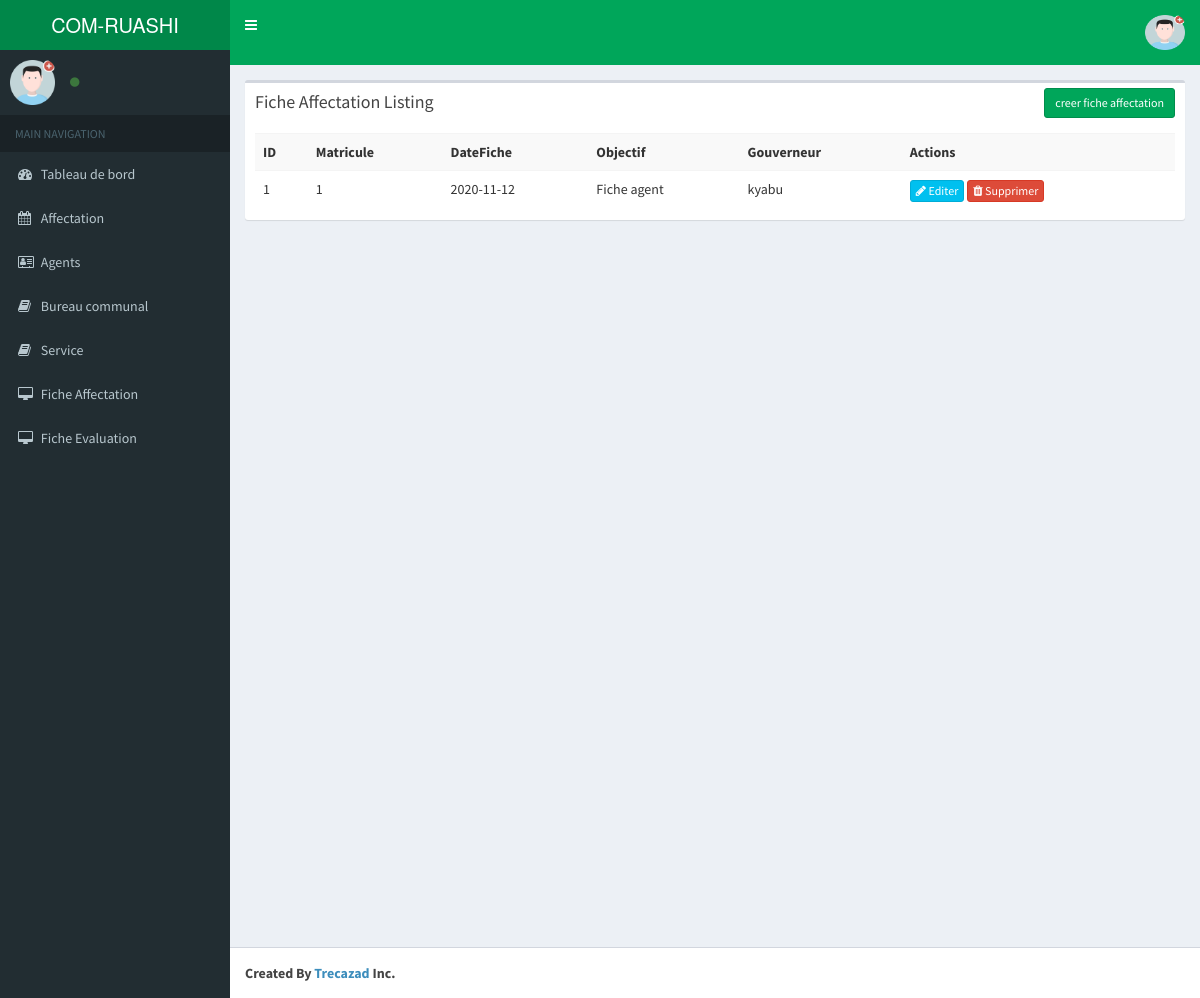
The page /index.php/fiche_affectation on the database its author committed.
### tables this page shows
CREATE TABLE `fiche_affectation` (
  `Id` int(5) NOT NULL,
  `DateFiche_service` date NOT NULL,
  `Objectif` varchar(20) NOT NULL,
  `Matricule` int(5) NOT NULL,
  `Id_gouverneur` varchar(5) NOT NULL
);

### application/controllers/Fiche_affectation.php (called while the page is built, shortened)
<?php
class Fiche_affectation extends CI_Controller{
    function __construct()
    {
        $this->load->model('Fiche_affectation_model');
    }
    function index()
    {
        $params['limit'] = RECORDS_PER_PAGE;
        $params['offset'] = ($this->input->get('per_page')) ? $this->input->get('per_page') : 0;
        $data['fiche_affectation'] = $this->Fiche_affectation_model->get_all_fiche_affectation($params);
        $data['_view'] = 'fiche_affectation/index';
        $this->load->view('layouts/main',$data);
    }
}

### index.php (called while the page is built, shortened)
<?php
require_once BASEPATH.'core/CodeIgniter.php';

### application/models/Fiche_affectation_model.php (called while the page is built, shortened)
<?php
class Fiche_affectation_model extends CI_Model
{
    function get_all_fiche_affectation_count()
    {
        $this->db->from('fiche_affectation');
        return $this->db->count_all_results();
    }
    function get_all_fiche_affectation($params = array())
    {
        $this->db->order_by('Id', 'desc');
        if(isset($params) && !empty($params))
        {
            $this->db->limit($params['limit'], $params['offset']);
        }
        return $this->db->get('fiche_affectation')->result_array();
    }
}

### application/views/fiche_affectation/index.php (the view, shortened to what this page needs)
<div class="row">
    <div class="col-md-12">
        <div class="box">
            <div class="box-header">
                <h3 class="box-title">Fiche Affectation Listing</h3>
            	<div class="box-tools">
                    <a href="<?php echo site_url('fiche_affectation/add'); ?>" class="btn btn-success btn-sm">creer fiche affectation</a>
                </div>
            </div>
            <div class="box-body">
                <table class="table table-striped">
                    <tr>
						<th>ID</th>
						<th>Matricule</th>
						<th>DateFiche</th>
						<th>Objectif</th>
						<th>Gouverneur</th>
						<th>Actions</th>
                    </tr>
                    <?php foreach($fiche_affectation as $f){ ?>
                    <tr>
						<td><?php echo $f['Id']; ?></td>
						<td><?php echo $f['Matricule']; ?></td>
						<td><?php echo $f['DateFiche_service']; ?></td>
						<td><?php echo $f['Objectif']; ?></td>
						<td><?php echo $f['Id_gouverneur']; ?></td>
						<td>
                            <a href="<?php echo site_url('fiche_affectation/edit/'.$f['Id']); ?>" class="btn btn-info btn-xs"><span class="fa fa-pencil"></span> Editer</a>
                            <a href="<?php echo site_url('fiche_affectation/remove/'.$f['Id']); ?>" class="btn btn-danger btn-xs"><span class="fa fa-trash"></span> Supprimer</a>
                        </td>
                    </tr>
                    <?php } ?>
                </table>
            </div>
        </div>
    </div>
</div>

### rows shown on the page
fiche_affectation: Id "1", Matricule "1", DateFiche_service "2020-11-12", Objectif "Fiche agent", Id_gouverneur "kyabu"
